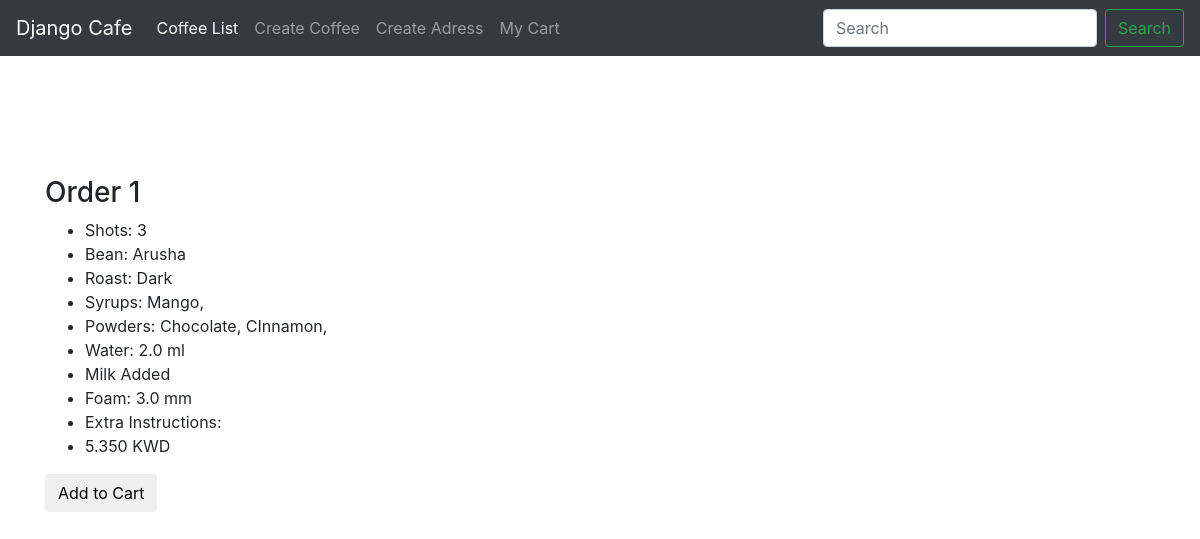
The page /coffee/coffeedetail/13/ on the database its author committed.
### coffee/models.py (models this page shows, shortened)
class Coffee(models.Model):
	user = models.ForeignKey(User, default=1)
	name = models.CharField(max_length=20)
	shots = models.PositiveIntegerField(default=1)
	bean = models.ForeignKey(Bean, default=1)
	roast = models.ForeignKey(Roast, default=1)
	syrups = models.ManyToManyField(Syrup, blank=True)
	powders = models.ManyToManyField(Powder, blank=True)
	water = models.FloatField()
	milk = models.BooleanField(default=False)
	foam = models.FloatField()
	extrainstructions = models.TextField(null=True, blank=True)
	price = models.DecimalField(max_digits=6, decimal_places=3, null=True)

class Bean(models.Model):
	name = models.CharField(max_length=20)
	price = models.DecimalField(max_digits=6, decimal_places=3)
	type = models.CharField(max_length=15)
	def __str__(self):
		return self.name

class Roast(models.Model):
	roast = models.CharField(max_length=20)
	price = models.DecimalField(max_digits=6, decimal_places=3)
	def __str__(self):
		return self.roast

class Syrup(models.Model):
	name = models.CharField(max_length=20)
	price = models.DecimalField(max_digits=6, decimal_places=3)

class Powder(models.Model):
	name = models.CharField(max_length=20)
	price = models.DecimalField(max_digits=6, decimal_places=3)

### coffee/views.py (the view)
# urls.py: url(r'^coffeedetail/(?P<post_id>\d+)/$', views.coffee_detail, name="coffeedetail"),
def coffee_detail(request, post_id):
	instance = get_object_or_404(Coffee, id=post_id)
	context = {
	"instance":instance,
	}
	return render(request, 'coffee_detail.html', context)

### coffee/templates/coffee_detail.html (shortened to what this page needs)
{% extends "base.html" %}
{% block content %}
<br><br><br>
<div class="row">
	<div class="col-sm-6">
		<div class="thumbnail">
		<div class="caption">
			<h3>{{instance.name}}</h3>
		</div>
		<ul>
			<li>Shots: {{instance.shots}}</li>
			<li>Bean: {{instance.bean}}</li>
			<li>Roast: {{instance.roast}}</li>
			<li>Syrups:
			{% for syrup in instance.syrups.all  %}
			{{syrup.name}},
			{% endfor %}
			</li>
			<li>Powders:
			{% for powder in instance.powders.all  %}
			{{powder.name}},
			{% endfor %}
			</li>
			<li>Water: {{instance.water}} ml</li>
			{% if instance.milk %}
			<li>Milk Added</li>
			{% else %}
			<li>No Milk Added</li>
			{% endif %}
			<li>Foam: {{instance.foam}} mm</li>
			<li>Extra Instructions: {{instance.extrainstructions}}</li>
			<li>{{instance.price}} KWD</li>
		</ul>
		  <form action="{% url 'cart:mycart' %}" method="GET">
		  	<input type="submit" class="btn btn-default" value="Add to Cart">
		  </form>
		</div>
	</div>
</div>
{% endblock content %}

### rows shown on the page
Coffee: name "Order 1", shots "3", bean "Arusha", roast "Dark", water "2.0", foam "3.0", price "5.350"
Syrup: name "Mango"
Powder: name "Chocolate"
Powder: name "CInnamon"
